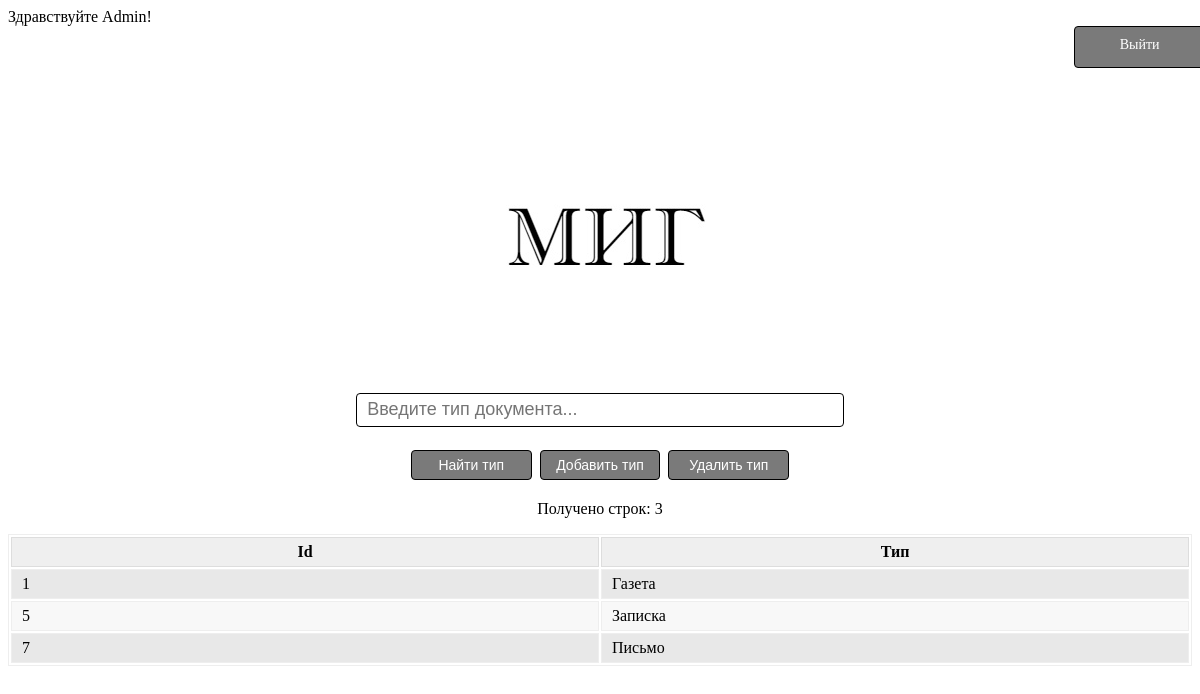
Screenshot of /types1.php (signed in) with the database file from the repository.
### tables this page shows
CREATE TABLE `types` (
  `type_id` int(11) NOT NULL,
  `type_name` varchar(255) NOT NULL
);

### DBRequests.php (the view, shortened to what this page needs)
<?php
    include ('dbinfo.php');
    function types_output($query){
        global $mysqli;
        $result = $mysqli->query($query);
        $rowsCount = $result->num_rows;
        echo "<p>Получено строк: $rowsCount</p>";
        echo '<table class="table"><tr><th>Id</th><th>Тип</th>';
        while ($value = $result->fetch_array()) {
            echo "<tr>";
                echo "<td>" . $value["type_id"] . "</td>";
                echo "<td>" . $value["type_name"] . "</td>";
            echo "</tr>";
        }
        echo "</table>";
    }
?>

### TypesStyle.css (style rules this page uses)
.table { border: 1px solid #eee; table-layout: fixed; width: 100%; margin-bottom: 20px; }
.table th { font-weight: bold; padding: 5px; background: #efefef; border: 1px solid #dddddd; }
.table td { padding: 5px 10px; border: 1px solid #eee; text-align: left; }
.table tbody tr:nth-child(odd) { background: rgb(248, 248, 248); }
.table tbody tr:nth-child(even) { background: #e8e8e8; }

### rows the page displays
types: type_id "1", type_name "Газета"
types: type_id "5", type_name "Записка"
types: type_id "7", type_name "Письмо"

### other values shown
$_SESSION['username'] "Admin"
$rowsCount "3"
